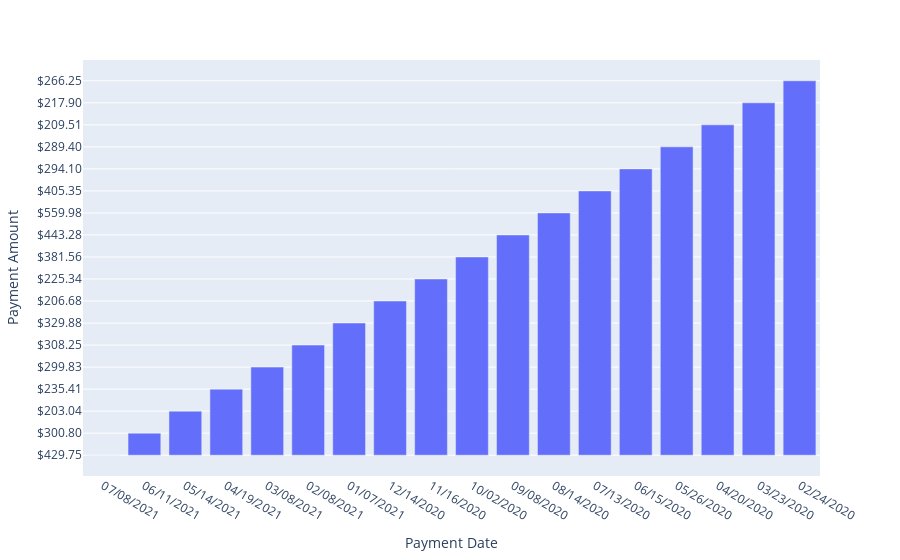

The notebook cell saved with this chart:
### Code cell
fig = px.bar(Payments, x='Payment Date', y='Payment Amount')
fig.show()

### Figure 1 — Plotly figure (JSON) as saved in the notebook; plotly's stock layout.template omitted (floating-point values rounded to 4 significant figures)
{"data": [{"alignmentgroup": "True", "hovertemplate": "Payment Date=%{x}<br>Payment Amount=%{y}<extra></extra>", "legendgroup": "", "marker": {"color": "#636efa", "pattern": {"shape": ""}}, "name": "", "offsetgroup": "", "orientation": "v", "showlegend": false, "textposition": "auto", "type": "bar", "x": ["07/08/2021", "06/11/2021", "05/14/2021", "04/19/2021", "03/08/2021", "02/08/2021", "01/07/2021", "12/14/2020", "11/16/2020", "10/02/2020", "09/08/2020", "08/14/2020", "07/13/2020", "06/15/2020", "05/26/2020", "04/20/2020", "03/23/2020", "02/24/2020"], "xaxis": "x", "y": ["$429.75", "$300.80", "$203.04", "$235.41", "$299.83", "$308.25", "$329.88", "$206.68", "$225.34", "$381.56", "$443.28", "$559.98", "$405.35", "$294.10", "$289.40", "$209.51", "$217.90", "$266.25"], "yaxis": "y"}], "layout": {"autosize": true, "barmode": "relative", "legend": {"tracegroupgap": 0}, "margin": {"t": 60}, "xaxis": {"anchor": "y", "autorange": true, "domain": [0, 1], "range": [-0.5, 17.5], "title": {"text": "Payment Date"}, "type": "category"}, "yaxis": {"anchor": "x", "autorange": true, "domain": [0, 1], "range": [-0.9444, 17.94], "title": {"text": "Payment Amount"}, "type": "category"}}}
